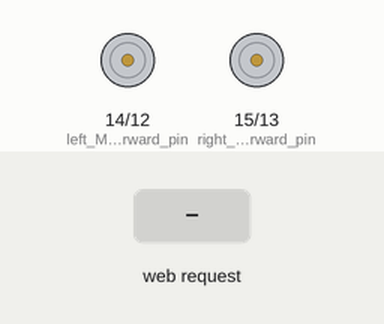
The sketch below on a simulated ESP8266 (NodeMCU). Shown: motor-driver pin pairs drawn as motors (green arrow = first pin HIGH = forward, orange = second pin HIGH = backward, longer = more drive). The inputs (shaded band) are chosen by the test bench. WiFi joins after 1.5 s; servers stay silent unless stated; storage starts empty.

Above: at 2.7 s.
2.8 s: HTTP request GET /motor_move?direction=1 received
At 3.3 s:
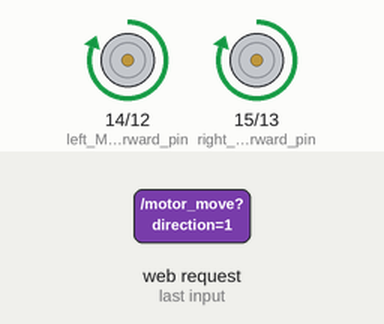
4.3 s: HTTP request GET /motor_move received
At 5.5 s:
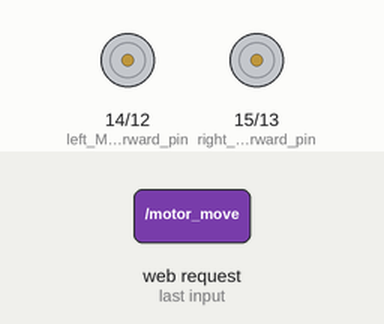
5.8 s: HTTP request GET /motor_move?direction=120 received
At 6.7 s:
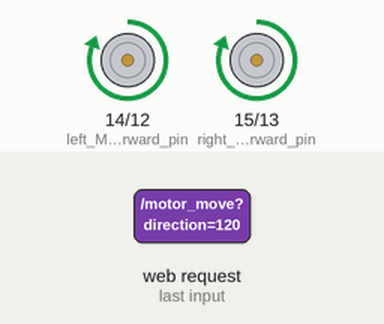
Timing chart, 0 to 8.8 s (numbered marks = the images above; inputs shaded):
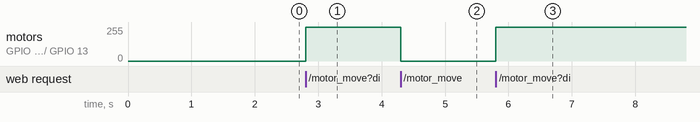

The sketch:

Smart_Roller_Bilind_V2.ino
```cpp
#include <ESP8266WiFi.h>
#include <WiFiUdp.h>
#include <WiFiClient.h>
#include <ESP8266WebServer.h>
#include <ESP8266HTTPUpdateServer.h>
#include <Servo.h>
#include <NTPClient.h>
#include <math.h>

#include "FS.h"

//Static IP address configuration
IPAddress staticIP(192, 168, 1, 220);
IPAddress gateway(192, 168, 1, 1);
IPAddress subnet(255, 255, 255, 0);
IPAddress dns(192, 168, 1, 1);
IPAddress dns2(8, 8, 8, 8);

const char *deviceName = "MakeItSmart_Roller_Blind";
const char *ssid     = "**********Your_SSID************";
const char *password = "********Your Password**********";

ESP8266WebServer httpServer(80);
ESP8266HTTPUpdateServer httpUpdater;


#define left_Motor_forward_pin 14
#define left_Motor_backward_pin 12

#define right_Motor_forward_pin 15
#define right_Motor_backward_pin 13

WiFiUDP ntpUDP;
NTPClient timeClient(ntpUDP, "pool.ntp.org");

int motor_direction = 0;
int timeZone = 3;

bool isReverse = false;

struct Position {
  String id;
  String name;
  int position;
  int time;
};

int numPositions = 0;
Position positionList[10];

void setup() {
  Serial.begin(115200);

  bool success = SPIFFS.begin();
  if (!success) Serial.println("Error mounting the file system");

  pinMode(left_Motor_forward_pin, OUTPUT);
  pinMode(left_Motor_backward_pin, OUTPUT);

  pinMode(right_Motor_forward_pin, OUTPUT);
  pinMode(right_Motor_backward_pin, OUTPUT);

  connectToWifi();
  loadLastValues();

  timeClient.begin();
  timeClient.setTimeOffset(timeZone * 60 * 60);  //GMT+3 => 3*60*60
}

void loop() {
  digitalWrite(left_Motor_forward_pin, motor_direction > 0 ? HIGH : LOW);
  digitalWrite(right_Motor_forward_pin, motor_direction > 0 ? HIGH : LOW);

  digitalWrite(left_Motor_backward_pin, motor_direction < 0 ? HIGH : LOW);
  digitalWrite(right_Motor_backward_pin, motor_direction < 0 ? HIGH : LOW);

  httpServer.handleClient();
}

//--------------------Operational functions-----------------------------------------
void connectToWifi() {
  WiFi.hostname(deviceName);
  WiFi.config(staticIP, gateway, subnet, dns, dns2);

  WiFi.mode(WIFI_STA);

  //If you are using the device with a powerbank, You can uncomment the ones you want to use to reduce power consuption of the project.
  //The default value is 20dbm and it's power consuption is 100mW.
  //when you reduce the output power it's connection range also will reduce. So you need to decide optimum value by trying yourself

  //WiFi.setOutputPower(20);  // Set to 20 dBm (100 mW) (default value)
  //WiFi.setOutputPower(18);  // Set to 18 dBm (63 mW)
  //WiFi.setOutputPower(12);  // Set to 12 dBm (16 mW)
  //WiFi.setOutputPower(6);  // Set to 6 dBm (4 mW)

  WiFi.begin(ssid, password);

  int counter = 0;
  while (WiFi.status() != WL_CONNECTED && counter < 20) {
    delay(500);
  }

  if (WiFi.status() != WL_CONNECTED) ESP.restart();

  httpUpdater.setup(&httpServer);
  httpServer.on("/getInfo", getInfo);
  httpServer.on("/get_device_type", get_device_type);
  httpServer.on("/motor_move", motor_move);
  httpServer.on("/go_to", go_to);
  httpServer.on("/setReverse", setReverse);
  httpServer.on("/addPosition", addPosition);
  httpServer.on("/deletePosition", deletePosition);
  httpServer.on("/getPositionList", getPositionList);
  httpServer.on("/getPosition", getPosition);

  httpServer.begin();
}


void loadLastValues() {
  File f = SPIFFS.open("/reverse.log", "r");
  if (f) {
    isReverse = f.readStringUntil('\n').toInt() == 1;
    f.close();
  }
}

//--------------------HTTP functions-----------------------------------------

void getInfo() {
  httpServer.send(200, "text/plain", "0," + String(isReverse));
}

void get_device_type() {
  httpServer.send(200, "text/plain", "Roller Blind");
}

void motor_move() {
  motor_direction = httpServer.arg("direction").toInt();
  if (isReverse)  motor_direction *= -1;

  httpServer.send(200, "text/plain", "Moving");
}

void go_to() {
  httpServer.send(200, "text/plain", "Ok.");
}

void setReverse() {
  int value = httpServer.arg("value").toInt();
  isReverse = value == 1;

  File f = SPIFFS.open("/reverse.log", "w");
  if (f) {
    f.println(isReverse);
    f.close();
  }

  httpServer.send(200, "text/plain", "Ok.");
}

void addPosition() {
  httpServer.send(200, "text/plain", "Ok.");
}

void deletePosition() {
  httpServer.send(200, "text/plain", "Ok.");
}

void getPositionList() {
  httpServer.send(200, "text/plain", "");
}

void getPosition() {
  httpServer.send(400, "text/plain", "Position not found");
}
```

Measured:
- after the input at 2.8 s, motor on GPIO 14 (left_Motor_forward_pin) / GPIO 12 (left_Motor_backward_pin), motor on GPIO 15 (right_Motor_forward_pin) / GPIO 13 (right_Motor_backward_pin): stopped → forward 255/255 at once
- after the input at 4.3 s, motor on GPIO 14 (left_Motor_forward_pin) / GPIO 12 (left_Motor_backward_pin), motor on GPIO 15 (right_Motor_forward_pin) / GPIO 13 (right_Motor_backward_pin): forward 255/255 → stopped at once
- after the input at 5.8 s, motor on GPIO 14 (left_Motor_forward_pin) / GPIO 12 (left_Motor_backward_pin), motor on GPIO 15 (right_Motor_forward_pin) / GPIO 13 (right_Motor_backward_pin): stopped → forward 255/255 at once
